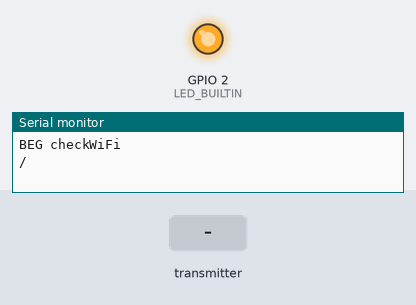
The program below on a simulated ESP8266 (Wemos D1 mini). On the bench: output pins drawn as LEDs (lit = HIGH, except the on-board LED, lit = LOW), the last lines printed to the serial monitor. Inputs (shaded band) come from the test bench. WiFi joins after 1.5 s; servers stay silent unless stated; EEPROM starts erased; no MQTT or app messages arrive unless stated.

Above: at 0.1 s.
At 3.2 s:
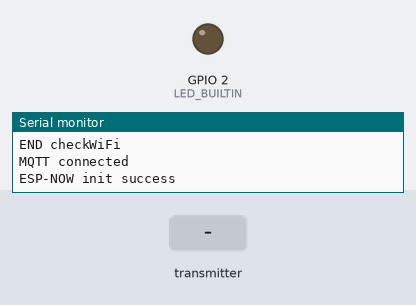
3.3 s: the transmitter starts sending cmd = 0
Timing chart, 0 to 6.3 s (numbered marks = the images above; inputs shaded):
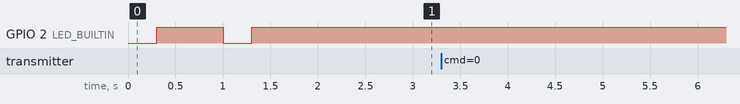

The program:

main.cpp
```cpp
#include <ESP8266WiFi.h>
#include <PubSubClient.h>
#include <espnow.h>

#include "AMUtils.h"
#include "WiFiConnector.h"

#define WIFI_SSID "amavr-d"
#define WIFI_PASS "220666abba"
#define MQTT_HOST "srv2.clusterfly.ru"
#define MQTT_USER "user_feec9173"
#define MQTT_PASS "Caf2Hy2xLmf0M"
#define MQTT_CLI_ID "esp8266.gateway"
#define CHANNEL 4

#define LED_ON false
#define LED_OFF true

const char *wifi_ssid = "xxx";
const char *wifi_pass = "xxx";

WiFiClient wifiClient;
PubSubClient client(wifiClient);

uint8_t broadcastAddress[] = {0xFF, 0xFF, 0xFF, 0xFF, 0xFF, 0xFF};

typedef struct {
    uint8_t cmd;
    uint8_t prm;
} SensorData;

struct RegisteredDevice {
    uint8_t mac[6];
    String topic;
};

RegisteredDevice devices[6];
int device_count = 0;

void onDataRecv(uint8_t *mac, uint8_t *incomingData, uint8_t len) {
    if (len == sizeof(SensorData)) {
        SensorData received;
        memcpy(&received, incomingData, sizeof(received));

        Serial.print("received.cmd: ");
        Serial.print(received.cmd);
        Serial.print(" received.prm: ");
        Serial.println(received.prm);

        client.publish(String(String(MQTT_USER) + "/abc").c_str(), String(received.prm).c_str());
    }
}

// void connectToWiFi() {
//     WiFi.begin(wifi_ssid, wifi_pass);
//     while (WiFi.status() != WL_CONNECTED) {
//         delay(500);
//         Serial.print(".");
//     }
//     Serial.println("Wi-Fi connected");
// }

void connector_cb(int whereCalled) {
    switch (whereCalled) {
        case CAPTIVA_BEG:
            Serial.println("BEG runCaptiva");
            digitalWrite(LED_BUILTIN, LED_ON);
            break;
        case CAPTIVA_END:
            digitalWrite(LED_BUILTIN, LED_OFF);
            Serial.println("END runCaptiva");
            break;
        case CHECK_WIFI_BEG:
            Serial.println("BEG checkWiFi");
            break;
        case CHECK_WIFI_END:
            Serial.println("END checkWiFi");
            break;
        case HAS_WIFI_BEG_TICK:
            digitalWrite(LED_BUILTIN, LED_ON);
            break;
        case HAS_WIFI_END_TICK:
            digitalWrite(LED_BUILTIN, LED_OFF);
            break;
    }
}

void connectToMQTT() {
    client.setServer(MQTT_HOST, 9991);
    while (!client.connect("esp8266.gateway", MQTT_USER, MQTT_PASS)) {
        checkWiFi(connector_cb);
    }
    Serial.println("MQTT connected");
}

void setup() {
    Serial.begin(115200);

    pinMode(LED_BUILTIN, OUTPUT);
    digitalWrite(LED_BUILTIN, LED_ON);

    Serial.println();
    Serial.println();
    Serial.println();
    checkWiFi(connector_cb);
    connectToMQTT();

    WiFi.mode(WIFI_STA);
    if (esp_now_init() != 0) {
        Serial.println("ESP-NOW init error");
        return;
    }

    esp_now_set_self_role(ESP_NOW_ROLE_CONTROLLER);
    esp_now_add_peer(broadcastAddress, ESP_NOW_ROLE_SLAVE, CHANNEL, NULL, 0);
    // wifi_set_channel(CHANNEL);
    esp_now_register_recv_cb(onDataRecv);
    digitalWrite(LED_BUILTIN, LED_OFF);
    Serial.println("ESP-NOW init success");
}

unsigned long lastTime = 0;
unsigned long delayCheckWiFi = 2000;  // send readings timer
unsigned long delayLedOff = 300;      // send readings timer
bool isLedOn = false;

void loop() {
    if (!client.connected()) connectToMQTT();
    client.loop();

    // проверить WiFi
    lastTime = millis();
    if ((millis() - lastTime) > delayCheckWiFi) {
        checkWiFi(connector_cb);
        // lastTime = millis();
    }
}
```

AMUtils.h
```cpp
#include <Arduino.h>
#include <time.h>

void printLocalTime() {
#ifdef ESP8266
    time_t now = time(nullptr);
    struct tm *timeinfo = localtime(&now);
#else
    struct tm timeinfo;
    if (!getLocalTime(&timeinfo)) {
        Serial.println("Не удалось получить время");
        return;
    }
#endif

    char buffer[50];
    strftime(buffer, sizeof(buffer), "%Y-%m-%d %H:%M:%S", timeinfo);
    Serial.print(buffer);
}
```

WiFiConnector.h
```cpp
#include <DNSServer.h>
#include <ESP8266WebServer.h>
#include <ESP8266WiFi.h>
#include <Preferences.h>

#define NS "Coord Config"

const int CAPTIVA_BEG = 1;
const int CAPTIVA_END = 2;
const int CHECK_WIFI_BEG = 3;
const int CHECK_WIFI_END = 4;
const int HAS_WIFI_BEG_TICK = 5;
const int HAS_WIFI_END_TICK = 6;

typedef void (*ConnectorCallbackFunc)(int);

static DNSServer dnsServer;
static ESP8266WebServer webServer(80);
Preferences prefs;

const char html[] PROGMEM = R"rawliteral(
<!DOCTYPE HTML><html>
<head>
    <title>WiFi Configuration</title>
    <style>
        body {font-family: 'Segoe UI', sans-serif;}
        span {width: 80px;display: inline-block;text-align: right;margin-right: 8px;}
        input {border-radius: 4px;border-width: 1px;height: 26px;}
        div {margin-bottom: 10px;}
    </style>
</head>
<body>
    <h1>Configure WiFi</h1>
    <form action="/wifi" method="POST">
        <div><span>SSID</span><input type="text" name="ssid" value="xxx"></div>
        <div><span>Password</span><input type="text" name="pass" value="xxx"></div>
        <div><span>&nbsp;</span><input type="submit" value="Connect"></div>
    </form>
</body>
</html>)rawliteral";

struct WiFiParams {
    String ssid = "";
    String pass = "";
};
WiFiParams wifi_params;

bool hasWiFi(ConnectorCallbackFunc callback = NULL) {
    bool result = false;
    if (WiFi.status() == WL_CONNECTED) {
        result = true;
    } else {
        prefs.begin(NS);
        wifi_params.ssid = prefs.getString("ssid");
        wifi_params.pass = prefs.getString("pass");
        prefs.end();
        Serial.println(wifi_params.ssid + "/" + wifi_params.pass);

        WiFi.disconnect();
        WiFi.mode(WIFI_STA);
        WiFi.begin(wifi_params.ssid, wifi_params.pass, 0);

        unsigned long timeExit = millis() + 5000;
        while ((WiFi.status() != WL_CONNECTED) && (millis() < timeExit)) {
            if (callback != NULL) {
                callback(HAS_WIFI_BEG_TICK);
            }
            delay(300);
            if (callback != NULL) {
                callback(HAS_WIFI_END_TICK);
            }
            delay(700);
            if (callback == NULL) {
                Serial.print(".");
            }
        }
        Serial.println("");
        result = WiFi.status() == WL_CONNECTED;
    }
    return result;
}

volatile bool no_config = true;

// обработчик сабмита формы с новыми параметрами подключения к WiFi
void onWiFiRequest() {
    wifi_params.ssid = webServer.arg("ssid");
    wifi_params.pass = webServer.arg("pass");

    prefs.begin(NS);
    prefs.putString("ssid", wifi_params.ssid);
    prefs.putString("pass", wifi_params.pass);
    prefs.end();

    no_config = false;
}

void onRootRequest() {
    webServer.send(200, "text/html", html);
}

void stopCaptiva() {
    WiFi.softAPdisconnect();
    WiFi.disconnect();
    dnsServer.stop();
    webServer.stop();
}

void runCaptiva(ConnectorCallbackFunc callback = NULL) {
    if (callback != NULL) {
        callback(CAPTIVA_BEG);
    }
    IPAddress addrAP(192, 168, 4, 1);
    IPAddress subnet(255, 255, 255, 0);

    WiFi.mode(WIFI_AP);
    WiFi.softAPConfig(addrAP, addrAP, subnet);
    WiFi.softAP("ESP Config");

    dnsServer.start(53, "*", addrAP);

    webServer.onNotFound(onRootRequest);
    webServer.on("/", HTTP_POST, onRootRequest);
    webServer.on("/wifi", HTTP_POST, onWiFiRequest);
    webServer.begin();

    unsigned long timeExit = millis() + 120000;

    no_config = true;
    while (no_config && millis() < timeExit) {
        dnsServer.processNextRequest();
        webServer.handleClient();
        // yield();
        delay(100);
    }

    stopCaptiva();
    if (callback != NULL) {
        callback(CAPTIVA_END);
    }
}

void checkWiFi(ConnectorCallbackFunc callback = NULL) {
    if (callback != NULL) {
        callback(CHECK_WIFI_BEG);
    }

    // бесконечный цикл, пока нет подключения к сети WiFi
    while (!hasWiFi(callback)) {
        runCaptiva(callback);
    }

    if (callback != NULL) {
        callback(CHECK_WIFI_END);
    }
}
```
